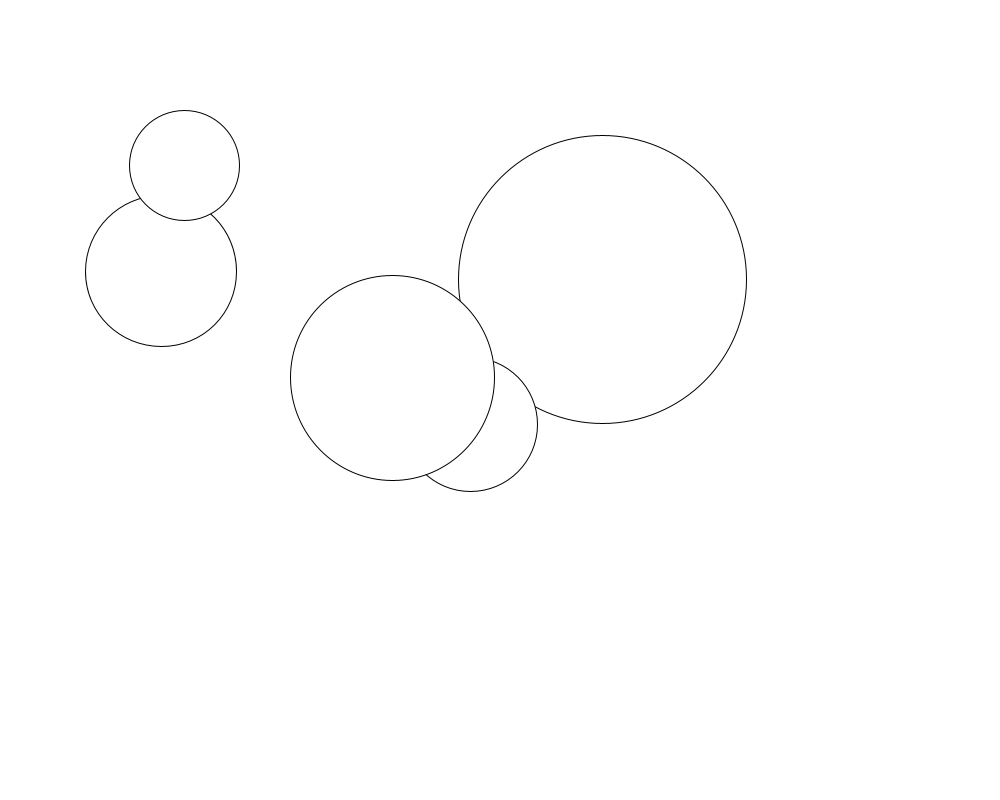
Frame 1 (no input)
Frame 60 (the mouse pressed at the canvas centre just before this capture): identical to frame 1, image omitted
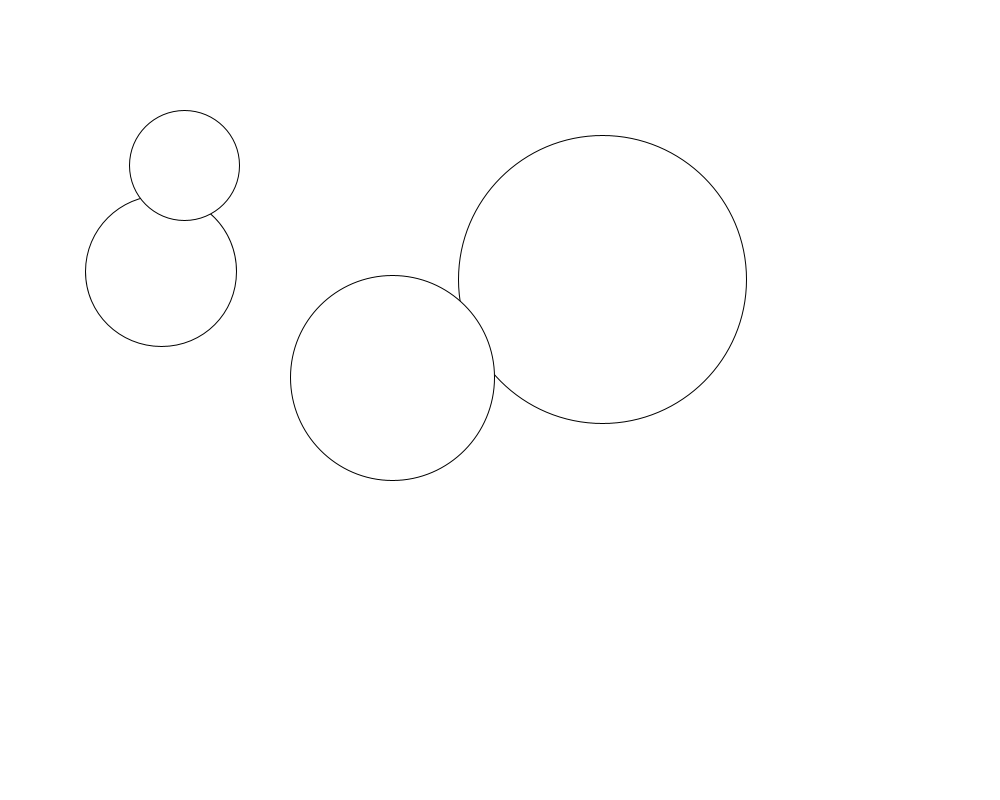
Frame 120 (the mouse held since frame 60 and released just before this capture)

The Processing sketch that drew these frames (run headless with seeded random() and noise(); from frame 60 on, the mouse is pressed at the canvas centre):

// Processing sketch: click_disappear
// ── click_disappear.pde
float eachblockarea, eachcirarea, allcir = 0, allsqr = 0 , allarea;
int n = 5;
Ball[] nextBall;
Sqr[] nextSqr;

void setup()
{
  size(1000, 800);
  nextBall = new Ball[n];
  nextSqr= new Sqr[n];
  for(int i = 0; i < n; i++)
  {
    float r_width = random(150, 850);
    float r_height = random(150, 650);
    float r_size = random(50, 300);
    nextBall[i] = new Ball(r_width, r_height, r_size);
    nextSqr[i] = new Sqr(r_width, r_height, r_size,r_size);
    eachcirarea = nextBall[i].getBallArea();
    eachblockarea = nextSqr[i].getBlockArea();
    allcir = allcir + eachcirarea;
    allsqr = allsqr + eachblockarea;
    allarea = allcir + allsqr ;
  }
    println("Total ball area : " + allcir);
    println("Total square area : " + allsqr);
    println("All Total is : " + allarea) ;
}

void draw()
{
  background(255);
   for(int p = 0; p < 5; p++)
   {

     delay(20) ;
    if(nextBall[p].show)
      {
       nextBall[p].draw();
      
      }
     if(keyPressed)
     {
       nextBall[p].show=true;
     }
   } 
}
void mousePressed()
{
  for(int p = 0; p < n ; p++)
  {
    if(dist(mouseX, mouseY, nextBall[p].position_x, nextBall[p].position_y) < (nextBall[p].size / 2))
    {
      delay(150);
      if(nextBall[p].show == true)
      {
        allcir = allcir - nextBall[p].getBallArea();
      }
      nextBall[p].show = false; 
    }
    else if(nextSqr[p].startx < mouseX && mouseX < (nextSqr[p].startx + nextSqr[p].sqrwidth) && nextSqr[p].starty < mouseY && mouseY < (nextSqr[p].starty+nextSqr[p].sqrheight))
    {
      delay(150);
      if(nextSqr[p].show == true)
      {
        allsqr = allsqr - nextSqr[p].getBlockArea();
      }
      nextSqr[p].show = false;
    }
    allarea = allcir + allsqr ;

  }
println("\nBall area left " + allcir); 
println("Block area left " + allsqr);
println("All Total left : " + allarea) ;

}
public class Ball
{
  boolean show = true;
  float position_x;
  float position_y;
  float size;
  color randomcolor = color(random(255), random(255), random(255)) ; 
  public Ball(float position_x, float position_y, float size)  // Constructor
  {
    this.position_x = position_x;
    this.position_y = position_y;
    this.size = size;
  }
  void draw()
  {
    ellipse(position_x, position_y, size, size);

  }
  public float getBallArea()
   {
     float ballarea;
     ballarea = (this.size/2) * (this.size/2) * PI;
     return ballarea;
   }
}
public class Sqr
{
  boolean show=true;
  float startx;
  float starty;
  float sqrwidth;
  float sqrheight;
  public Sqr(float startx,float starty,float sqrwidth,float sqrheight)
  {
    this.startx=startx;
    this.starty=starty;
    this.sqrwidth=sqrwidth;
    this.sqrheight=sqrheight;
  } 
  void draw()
  {
    rect(this.startx,this.starty,this.sqrwidth,this.sqrheight);
  }
  public float getBlockArea()
   {
     float blockarea;
     blockarea=this.sqrwidth*this.sqrheight;
     return blockarea;
   }
}
